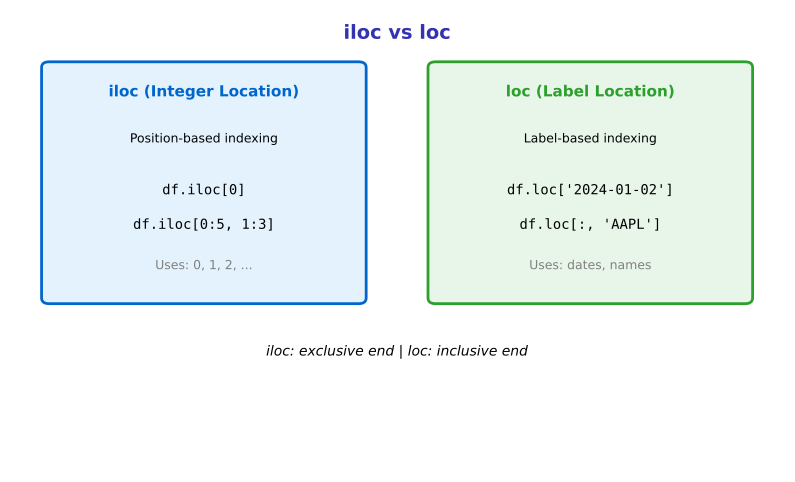

Write the Python code that produced this figure.
"""Generated chart with course color palette"""
import matplotlib.pyplot as plt
import matplotlib.patches as patches
from matplotlib.patches import FancyBboxPatch, Rectangle, Circle, FancyArrowPatch, Wedge
import numpy as np
import pandas as pd
import seaborn as sns
from pathlib import Path

# Standard matplotlib configuration
plt.rcParams.update({
    'font.size': 10,
    'axes.labelsize': 10,
    'axes.titlesize': 11,
    'xtick.labelsize': 9,
    'ytick.labelsize': 9,
    'legend.fontsize': 9,
    'figure.figsize': (10, 6),
    'figure.dpi': 150
})

# Course colors
MLPURPLE = '#3333B2'
MLLAVENDER = '#ADADE0'
MLBLUE = '#0066CC'
MLORANGE = '#FF7F0E'
MLGREEN = '#2CA02C'
MLRED = '#D62728'

# Course colors already used in this lesson
COLOR_PRIMARY = MLPURPLE
COLOR_SECONDARY = MLPURPLE
COLOR_ACCENT = MLBLUE
COLOR_LIGHT = MLLAVENDER
COLOR_GREEN = MLGREEN
COLOR_ORANGE = MLORANGE
COLOR_RED = MLRED


fig, ax = plt.subplots(figsize=(10, 6))
ax.set_xlim(0, 10)
ax.set_ylim(0, 8)
ax.axis('off')

ax.text(5, 7.5, 'iloc vs loc', fontsize=14, fontweight='bold', ha='center', color=MLPURPLE)

# iloc
rect1 = patches.FancyBboxPatch((0.5, 3), 4, 4, boxstyle="round,pad=0.1",
                                facecolor='#E3F2FD', edgecolor=MLBLUE, linewidth=2)
ax.add_patch(rect1)
ax.text(2.5, 6.5, 'iloc (Integer Location)', fontsize=11, fontweight='bold', ha='center', color=MLBLUE)
ax.text(2.5, 5.7, 'Position-based indexing', fontsize=9, ha='center')
ax.text(2.5, 4.8, 'df.iloc[0]', fontsize=10, fontfamily='monospace', ha='center')
ax.text(2.5, 4.2, 'df.iloc[0:5, 1:3]', fontsize=10, fontfamily='monospace', ha='center')
ax.text(2.5, 3.5, 'Uses: 0, 1, 2, ...', fontsize=9, ha='center', color='gray')

# loc
rect2 = patches.FancyBboxPatch((5.5, 3), 4, 4, boxstyle="round,pad=0.1",
                                facecolor='#E8F5E9', edgecolor=MLGREEN, linewidth=2)
ax.add_patch(rect2)
ax.text(7.5, 6.5, 'loc (Label Location)', fontsize=11, fontweight='bold', ha='center', color=MLGREEN)
ax.text(7.5, 5.7, 'Label-based indexing', fontsize=9, ha='center')
ax.text(7.5, 4.8, "df.loc['2024-01-02']", fontsize=10, fontfamily='monospace', ha='center')
ax.text(7.5, 4.2, "df.loc[:, 'AAPL']", fontsize=10, fontfamily='monospace', ha='center')
ax.text(7.5, 3.5, 'Uses: dates, names', fontsize=9, ha='center', color='gray')

ax.text(5, 2, 'iloc: exclusive end | loc: inclusive end', fontsize=10, ha='center', style='italic')

plt.savefig('chart.pdf', dpi=300, bbox_inches='tight')
plt.close()
